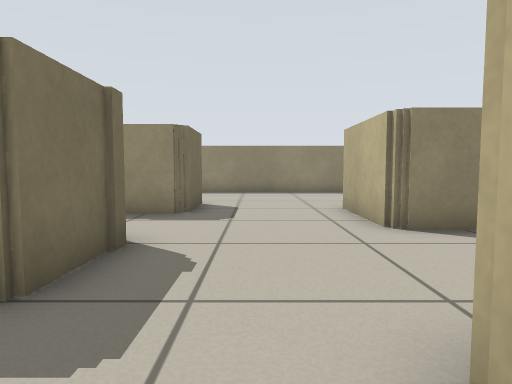
View 1 (above)

18 first-person views from a walk through a robot-simulator world made for Stage. The camera is 0.51 m above the floor, tilts 4° down and sees 75° across. The lines on the ground mark 1 m squares. The floor is counted in squares, 0.5 m on a side. Each view is taken from the middle of a square. On the plan, view 1 faces up. The plan holds only what a view shows up to about 13 squares ahead; the rest is blank. Robots are left out.

View 2
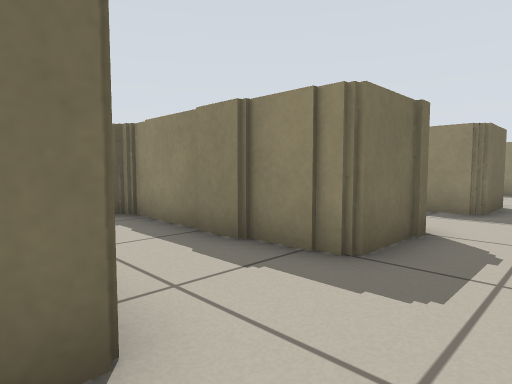

View 3
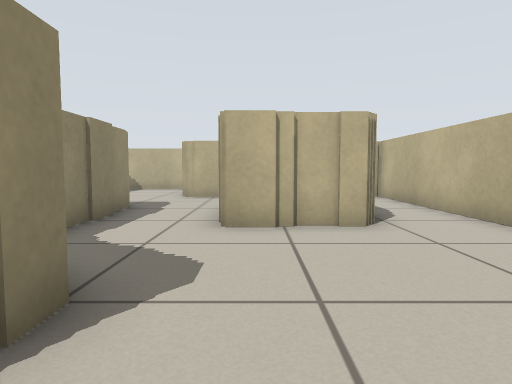

View 4
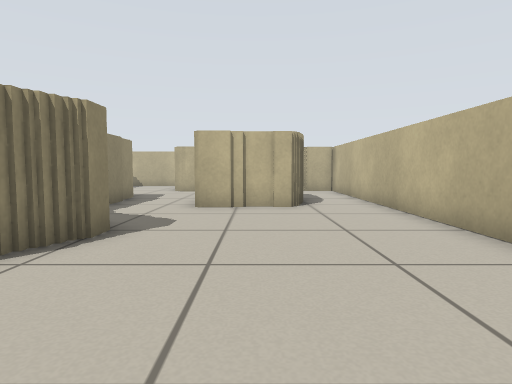

View 5
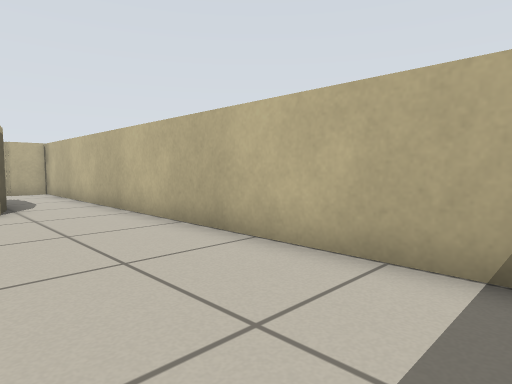

View 6
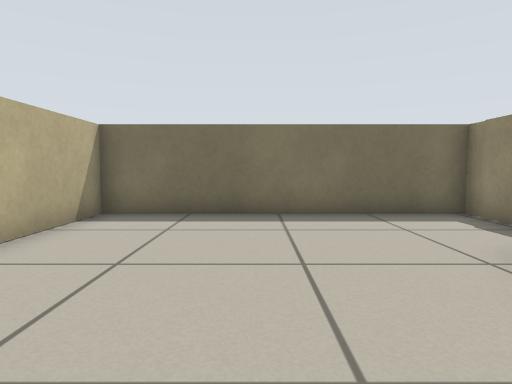

View 7
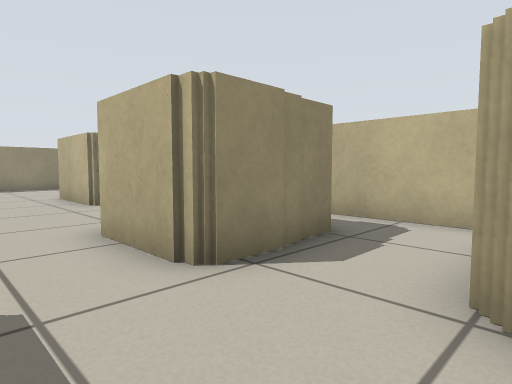

View 8
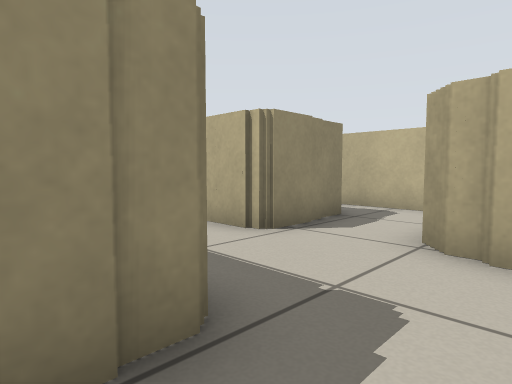

View 9
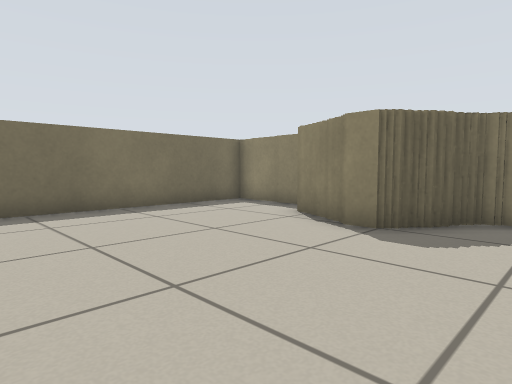

View 10
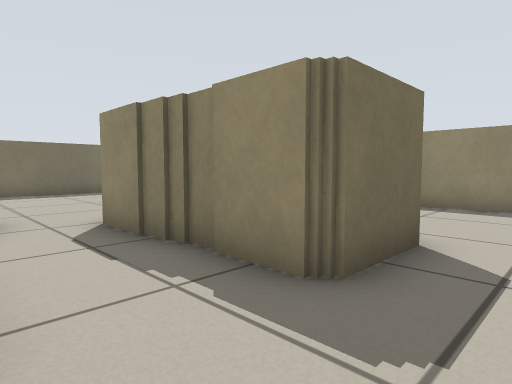

View 11
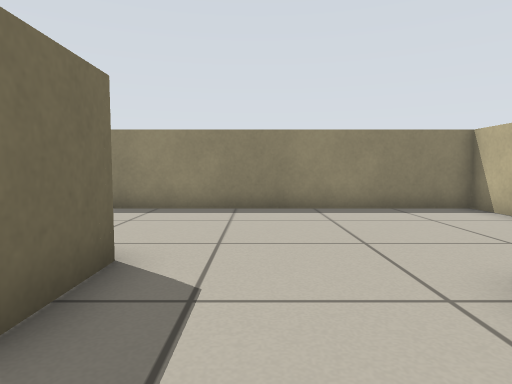

View 12
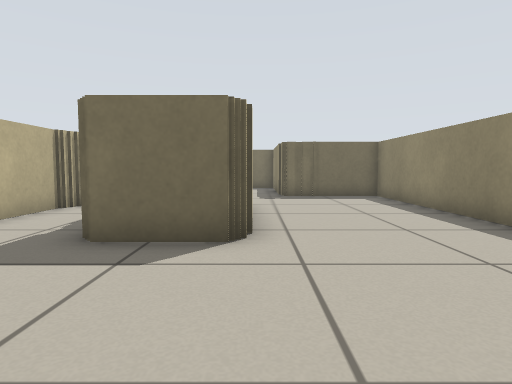

View 13
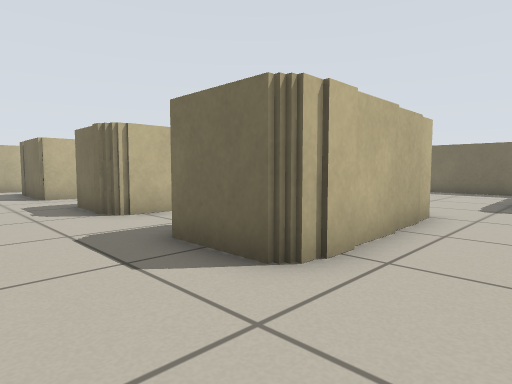

View 14
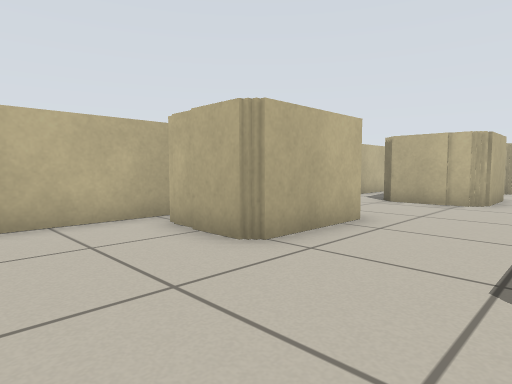

View 15
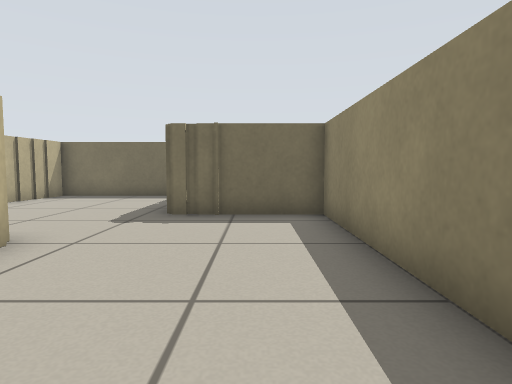

View 16
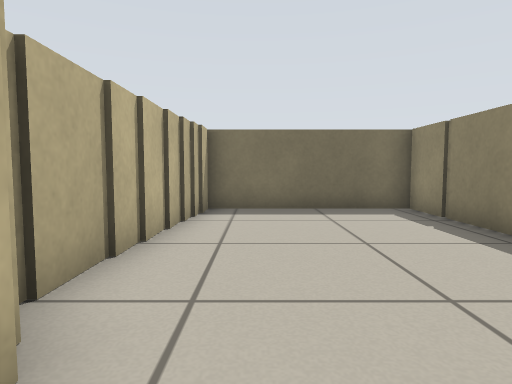

View 17
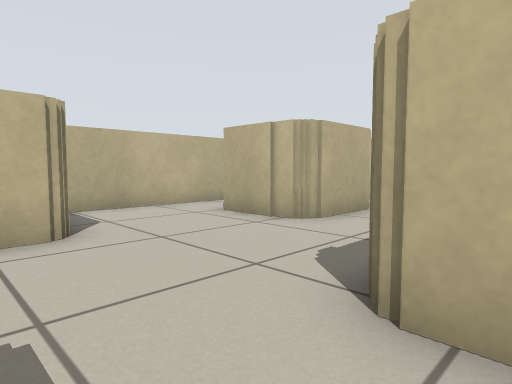

View 18
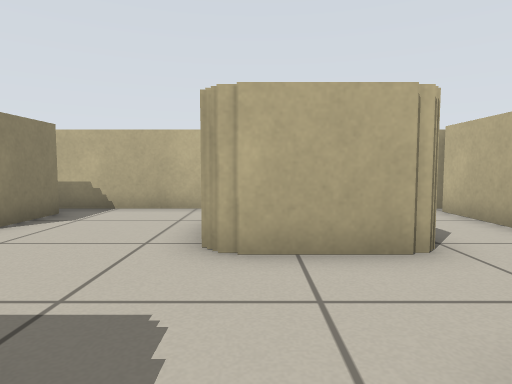

### Floor plan
Ten units are one square. View 1 is at (0, 0); x grows to the right and y downward. Boxes are objects, and circles mark ways between rooms. Rooms are numbered by the first view taken in them; rooms with no view inside come last. Other rooms are left out.
<svg viewBox="-150 -150 210 210">
<path fill="none" stroke="#000" d="M-53 18 -53 4M-53 30 -53 24M-51 31 -51 16M-28 3 -16 3 -16 34 -29 34M-83 -10 -83 -4 -94 -4M-92 -7 -99 -7M-77 -19 -77 -12M-98 -9 -102 -9M-35 -22 -46 -22M-101 -11 -106 -11M-105 -13 -110 -13M-18 -23 -74 -23 -74 -18M-119 -27 -145 -27 -145 55 12 55 12 41M13 42 13 36M20 34 49 34M36 13 9 13 9 -15M55 39 55 -6M-48 -73 -64 -73M-56 -99 -16 -99 -16 -75 -49 -75M-64 -99 -58 -99M-58 -49 -18 -49 -18 -23M55 -81 55 -112M46 -55 22 -55 22 -88 45 -88M11 -18 35 -18M55 -131 55 -145 -93 -145 -93 -109M55 -6 55 -61M-106 -53 -84 -53M-131 -56 -105 -56M-93 -109 -145 -109 -145 -59 -130 -59"/>
<circle cx="0" cy="-23" r="3" fill="#2a7"/>
<circle cx="50" cy="0" r="3" fill="#2a7"/>
<circle cx="-85" cy="-80" r="3" fill="#2a7"/>
<text x="-60" y="20">1</text>
<text x="-10" y="-90">2</text>
<text x="-110" y="-80">3</text>
</svg>
Room 1 opens to room 2. Room 2 opens to room 3.

Where each view was taken, in squares from view 1:
view 1: 0 up, 0 right, facing up
view 2: 1 down, 0 right, facing up-left
view 3: 1 down, 11 left, facing right
view 4: 2 down, 14 left, facing right
view 5: 2 down, 14 left, facing down-right
view 6: 2 down, 7 left, facing left
view 7: 4 down, 1 left, facing up-right
view 8: 5 down, 3 left, facing up-right
view 9: 5 down, 6 left, facing up-left
view 10: 5 up, 0 right, facing up-left
view 11: 6 up, 0 right, facing up
view 12: 10 up, 3 right, facing left
view 13: 12 up, 1 right, facing down-left
view 14: 12 up, 1 left, facing down-right
view 15: 13 up, 2 left, facing left
view 16: 7 up, 6 left, facing left
view 17: 7 up, 3 left, facing down-right
view 18: 1 up, 3 left, facing right
